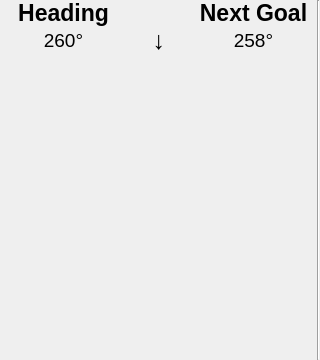
                <widget class="QWidget" name="heading_widget" native="true">
                 <property name="sizePolicy">
                  <sizepolicy hsizetype="Fixed" vsizetype="Fixed">
                   <horstretch>0</horstretch>
                   <verstretch>0</verstretch>
                  </sizepolicy>
                 </property>
                 <property name="minimumSize">
                  <size>
                   <width>320</width>
                   <height>360</height>
                  </size>
                 </property>
                 <property name="maximumSize">
                  <size>
                   <width>320</width>
                   <height>360</height>
                  </size>
                 </property>
                 <layout class="QGridLayout" name="gridLayout_28">
                  <property name="leftMargin">
                   <number>0</number>
                  </property>
                  <property name="topMargin">
                   <number>0</number>
                  </property>
                  <property name="rightMargin">
                   <number>0</number>
                  </property>
                  <property name="bottomMargin">
                   <number>0</number>
                  </property>
                  <property name="spacing">
                   <number>0</number>
                  </property>
                  <item row="0" column="1">
                   <widget class="Line" name="line_20">
                    <property name="orientation">
                     <enum>Qt::Vertical</enum>
                    </property>
                   </widget>
                  </item>
                  <item row="0" column="0">
                   <layout class="QVBoxLayout" name="verticalLayout_101">
                    <property name="spacing">
                     <number>0</number>
                    </property>
                    <item>
                     <layout class="QGridLayout" name="gridLayout_29">
                      <property name="leftMargin">
                       <number>6</number>
                      </property>
                      <property name="rightMargin">
                       <number>6</number>
                      </property>
                      <property name="spacing">
                       <number>0</number>
                      </property>
                      <item row="1" column="0">
                       <widget class="QLabel" name="current_heading_label">
                        <property name="font">
                         <font>
                          <pointsize>14</pointsize>
                         </font>
                        </property>
                        <property name="text">
                         <string>260°</string>
                        </property>
                        <property name="alignment">
                         <set>Qt::AlignCenter</set>
                        </property>
                       </widget>
                      </item>
                      <item row="0" column="1">
                       <spacer name="horizontalSpacer_23">
                        <property name="orientation">
                         <enum>Qt::Horizontal</enum>
                        </property>
                        <property name="sizeHint" stdset="0">
                         <size>
                          <width>40</width>
                          <height>20</height>
                         </size>
                        </property>
                       </spacer>
                      </item>
                      <item row="0" column="0">
                       <widget class="QLabel" name="label_137">
                        <property name="minimumSize">
                         <size>
                          <width>115</width>
                          <height>0</height>
                         </size>
                        </property>
                        <property name="font">
                         <font>
                          <pointsize>17</pointsize>
                          <weight>75</weight>
                          <bold>true</bold>
                         </font>
                        </property>
                        <property name="text">
                         <string>Heading</string>
                        </property>
                        <property name="alignment">
                         <set>Qt::AlignCenter</set>
                        </property>
                       </widget>
                      </item>
                      <item row="0" column="2">
                       <widget class="QLabel" name="label_138">
                        <property name="minimumSize">
                         <size>
                          <width>115</width>
                          <height>0</height>
                         </size>
                        </property>
                        <property name="font">
                         <font>
                          <pointsize>17</pointsize>
                          <weight>75</weight>
                          <bold>true</bold>
                         </font>
                        </property>
                        <property name="text">
                         <string>Next Goal</string>
                        </property>
                        <property name="alignment">
                         <set>Qt::AlignCenter</set>
                        </property>
                       </widget>
                      </item>
                      <item row="1" column="2">
                       <widget class="QLabel" name="next_goal_label">
                        <property name="font">
                         <font>
                          <pointsize>14</pointsize>
                         </font>
                        </property>
                        <property name="text">
                         <string>258°</string>
                        </property>
                        <property name="alignment">
                         <set>Qt::AlignCenter</set>
                        </property>
                       </widget>
                      </item>
                      <item row="1" column="1">
                       <widget class="QLabel" name="label_139">
                        <property name="font">
                         <font>
                          <pointsize>19</pointsize>
                          <weight>50</weight>
                          <bold>false</bold>
                         </font>
                        </property>
                        <property name="text">
                         <string>↓</string>
                        </property>
                        <property name="alignment">
                         <set>Qt::AlignCenter</set>
                        </property>
                       </widget>
                      </item>
                     </layout>
                    </item>
                    <item>
                     <spacer name="verticalSpacer_22">
                      <property name="minimumSize">
                       <size>
                        <width>50</width>
                        <height>50</height>
                       </size>
                      </property>
                      <property name="maximumSize">
                       <size>
                        <width>50</width>
                        <height>50</height>
                       </size>
                      </property>
                      <property name="orientation">
                       <enum>Qt::Vertical</enum>
                      </property>
                      <property name="sizeHint" stdset="0">
                       <size>
                        <width>20</width>
                        <height>40</height>
                       </size>
                      </property>
                     </spacer>
                    </item>
                    <item>
                     <layout class="QHBoxLayout" name="horizontalLayout_35">
                      <item>
                       <spacer name="horizontalSpacer_24">
                        <property name="orientation">
                         <enum>Qt::Horizontal</enum>
                        </property>
                        <property name="sizeHint" stdset="0">
                         <size>
                          <width>40</width>
                          <height>20</height>
                         </size>
                        </property>
                       </spacer>
                      </item>
                      <item>
                       <widget class="QLabel" name="heading_compass_label">
                        <property name="minimumSize">
                         <size>
                          <width>275</width>
                          <height>275</height>
                         </size>
                        </property>
                        <property name="maximumSize">
                         <size>
                          <width>275</width>
                          <height>275</height>
                         </size>
                        </property>
                        <property name="text">
                         <string/>
                        </property>
                        <property name="scaledContents">
                         <bool>true</bool>
                        </property>
                        <property name="alignment">
                         <set>Qt::AlignCenter</set>
                        </property>
                       </widget>
                      </item>
                      <item>
                       <spacer name="horizontalSpacer_25">
                        <property name="orientation">
                         <enum>Qt::Horizontal</enum>
                        </property>
                        <property name="sizeHint" stdset="0">
                         <size>
                          <width>40</width>
                          <height>20</height>
                         </size>
                        </property>
                       </spacer>
                      </item>
                     </layout>
                    </item>
                    <item>
                     <spacer name="verticalSpacer_23">
                      <property name="orientation">
                       <enum>Qt::Vertical</enum>
                      </property>
                      <property name="sizeHint" stdset="0">
                       <size>
                        <width>20</width>
                        <height>40</height>
                       </size>
                      </property>
                     </spacer>
                    </item>
                   </layout>
                  </item>
                 </layout>
                </widget>
